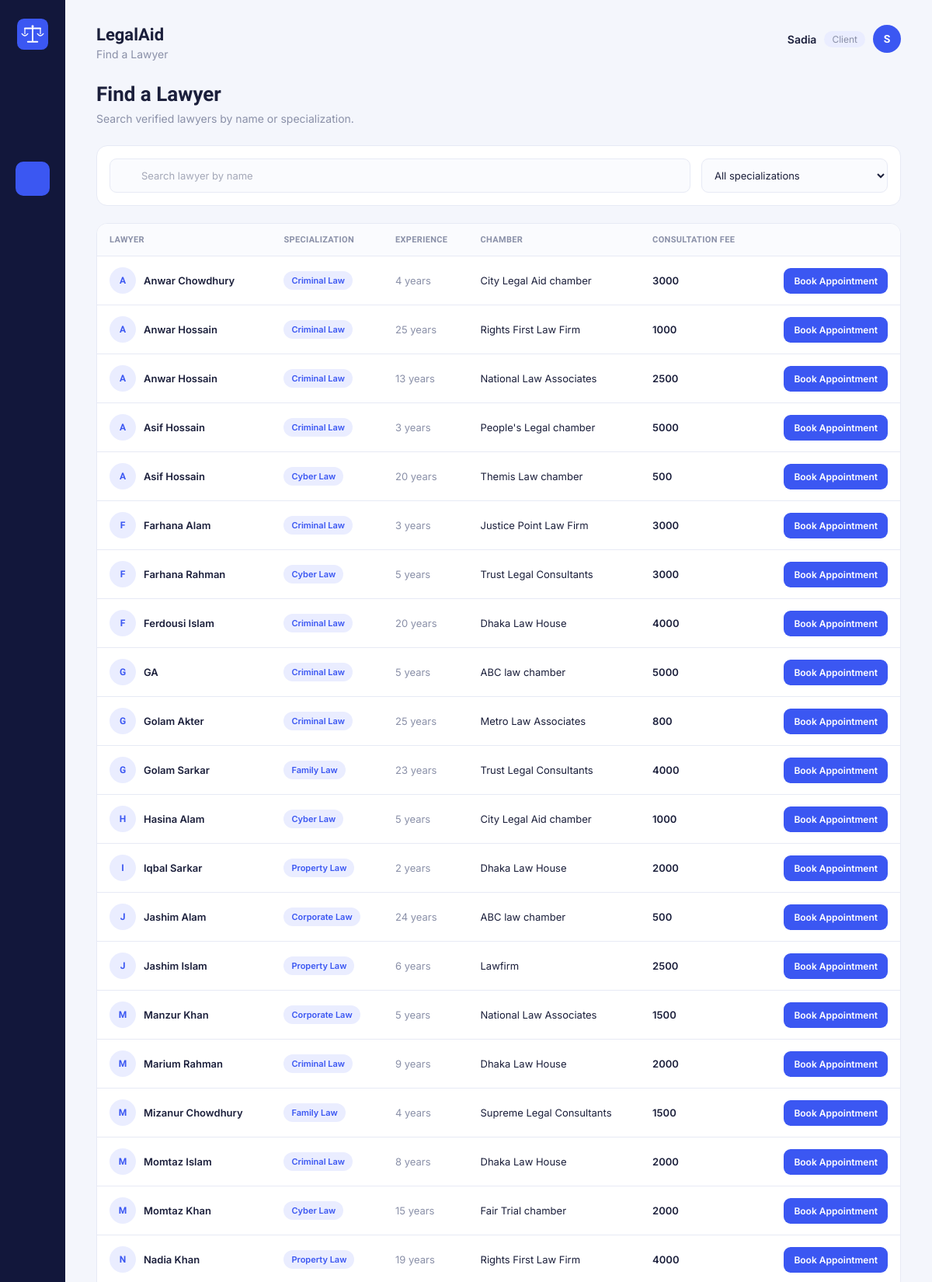
The page /My_Project/client/findLawyer.php (signed in, upper part) on the database its author committed.
### tables this page shows
CREATE TABLE `lawyer_profiles` (
  `lawyer_id` int(11) NOT NULL,
  `user_id` int(11) NOT NULL,
  `specialization_id` int(11) NOT NULL,
  `experience` int(11) NOT NULL,
  `chamber_name` varchar(150) DEFAULT NULL,
  `address` varchar(255) DEFAULT NULL,
  `bio` text DEFAULT NULL,
  `consultation_fee` int(100) NOT NULL,
  `verification_status` varchar(20) NOT NULL
);

CREATE TABLE `users` (
  `user_id` int(11) NOT NULL,
  `name` varchar(100) NOT NULL,
  `email` varchar(100) NOT NULL,
  `password` varchar(255) NOT NULL,
  `phone` varchar(20) DEFAULT NULL,
  `role` varchar(20) NOT NULL,
  `created_at` timestamp NOT NULL DEFAULT current_timestamp() ON UPDATE current_timestamp(),
  `status` varchar(20) NOT NULL DEFAULT 'active'
);

CREATE TABLE `specializations` (
  `specialization_id` int(11) NOT NULL,
  `name` varchar(100) NOT NULL,
  `description` text DEFAULT NULL
);

### My_Project/controllers/LawyerController.php (called while the page is built, shortened)
<?php
include(__DIR__ . "/../db.php");
include(__DIR__ . "/../models/Lawyer.php");
$lawyerModel = new Lawyer($conn);
$search = "";
$specialization_id = "";
$result =
    $lawyerModel->searchLawyers(
        $search,
        $specialization_id
    );
?>

### My_Project/models/Lawyer.php (called while the page is built, shortened)
<?php
class Lawyer
{
    private $conn;
    public function __construct($conn)
    {
        $this->conn = $conn;
    }
    public function searchLawyers(
        $search = "",
        $specialization_id = ""
    )
    {
        $sql = "SELECT lawyer_profiles.*,
                users.name,
                specializations.name AS specialization_name
                FROM lawyer_profiles
                JOIN users
                ON lawyer_profiles.user_id=users.user_id
                JOIN specializations
                ON lawyer_profiles.specialization_id=
                   specializations.specialization_id
                WHERE lawyer_profiles.verification_status='verified'";
        $sql .= " ORDER BY users.name ASC";
        return mysqli_query(
            $this->conn,
            $sql
        );
    }
}
?>

### My_Project/client/findLawyer.php (the view, shortened to what this page needs)
<?php
include("../db.php");
include("../controllers/LawyerController.php");
$username = $_SESSION["username"];
function icon($name)
{
    $icons = [
        'home' =>
        '<path d="M4 11.5 12 5l8 6.5"/>
         <path d="M6 10v9a1 1 0 0 0 1 1h4v-6h2v6h4a1 1 0 0 0 1-1-1v-9"/>',
        'user' =>
        '<circle cx="12" cy="8" r="3.5"/>
         <path d="M5 20c1.2-3.6 4-5.5 7-5.5s5.8 1.9 7 5.5"/>',
        'search' =>
        '<circle cx="10.5" cy="10.5" r="6"/>
         <path d="m20 20-4.8-4.8"/>',
        'calendar' =>
        '<rect x="4" y="5.5" width="16" height="14.5" rx="2"/>
         <path d="M4 10h16M8 3.5v3M16 3.5v3"/>',
        'briefcase' =>
        '<rect x="3.5" y="8" width="17" height="11" rx="2"/>
         <path d="M8.5 8V6a2 2 0 0 1 2-2h3a2 2 0 0 1 2 2v2"/>
         <path d="M3.5 13h17"/>',
        'chart' =>
        '<path d="M4 20V10M11 20V4M18 20v-7"/>
         <path d="M2.5 20.5h19"/>',
        'logout' =>
        '<path d="M9 21H5a2 2 0 0 1-2-2V5a2 2 0 0 1 2-2h4"/>
         <path d="M16 17l5-5-5-5"/>
         <path d="M21 12H9"/>'
    ];
    $body = $icons[$name] ?? '';
    return '<svg viewBox="0 0 24 24"
        fill="none"
        stroke="currentColor"
        stroke-width="1.7"
        stroke-linecap="round"
        stroke-linejoin="round">' . $body . '</svg>';
}
?>
<!DOCTYPE html>
<html lang="en">
<head>
<link rel="stylesheet"
      href="findLawyer.css">
</head>
<body>
<div class="app">
    <nav class="sidebar">
        <a class="sidebar-logo"
           href="../dashboard.php">
            <img src="../logo/logo-icon.svg"
                 alt="LegalAid">
        </a>
        <ul class="sidebar-nav">
            <li title="Dashboard">
                <a href="../dashboard.php">
                    <?php echo icon('home'); ?>
                </a>
            </li>
            <li title="Edit Profile">
                <a href="profile.php">
                    <?php echo icon('user'); ?>
                </a>
            </li>
            <li class="active"
                title="Find Lawyer">
                <a href="findLawyer.php">
                    <?php echo icon('search'); ?>
                </a>
            </li>
            <li title="My Appointments">
                <a href="appointments.php">
                    <?php echo icon('calendar'); ?>
                </a>
            </li>
            <li title="My Cases">
                <a href="cases.php">
                    <?php echo icon('briefcase'); ?>
                </a>
            </li>
            <li title="Reports">
                <a href="reports.php">
                    <?php echo icon('chart'); ?>
                </a>
            </li>
        </ul>
    </nav>
    <main class="main">
        <header class="topbar">
            <div>
                <h1>LegalAid</h1>
                <p class="subtitle">
                    Find a Lawyer
                </p>
            </div>
            <div class="account">
                <span class="account-name">
                    <?php
                    echo htmlspecialchars($username);
                    ?>
                </span>
                <span class="account-role">
                    Client
                </span>
                <div class="avatar">
                    <?php
                    echo strtoupper(
                        substr($username, 0, 1)
                    );
                    ?>
                </div>
            </div>
        </header>
        <section class="page-heading">
            <div>
                <h2>
                    Find a Lawyer
                </h2>
                <p>
                    Search verified lawyers by name or specialization.
                </p>
            </div>
        </section>
        <div class="search-bar">
            <div class="search-field">
                <span class="search-icon">
                </span>
                <input
                    type="text"
                    id="search"
                    placeholder="Search lawyer by name"
                    autocomplete="off"
                >
            </div>
            <select id="specialization_id">
                <option value="">
                    All specializations
                </option>
            </select>
        </div>
        <section class="results-card">
            <div class="table-wrapper">
                <table>
                    <thead>
                        <tr>
                            <th>
                                Lawyer
                            </th>
                            <th>
                                Specialization
                            </th>
                            <th>
                                Experience
                            </th>
                            <th>
                                Chamber
                            </th>
                            <th>
                                Consultation Fee
                            </th>
                            <th>
                            </th>
                        </tr>
                    </thead>
                    <tbody id="lawyerResult">
                    <?php
                    if(
                        isset($result) &&
                        $result !== false &&
                        mysqli_num_rows($result) > 0
                    ):
                        while(
                            $row =
                            mysqli_fetch_assoc($result)
                        ):
                    ?>
                    <tr>
                        <td>
                            <div class="person-cell">
                                <span class="person-avatar">
                                    <?php
                                    echo strtoupper(
                                        substr(
                                            $row["name"],
                                            0,
                                            1
                                        )
                                    );
                                    ?>
                                </span>
                                <span>
                                    <?php
                                    echo htmlspecialchars(
                                        $row["name"]
                                    );
                                    ?>
                                </span>
                            </div>
                        </td>
                        <td>
                            <span class="tag">
                                <?php
                                echo htmlspecialchars(
                                    $row["specialization_name"]
                                );
                                ?>
                            </span>
                        </td>
                        <td>
                            <?php
                            echo htmlspecialchars(
                                $row["experience"]
                            );
                            ?>
                            years
                        </td>
                        <td>
                            <?php
                            echo htmlspecialchars(
                                $row["chamber_name"]
                            );
                            ?>
                        </td>
                        <td>
                            <?php
                            echo htmlspecialchars(
                                $row["consultation_fee"]
                            );
                            ?>
                        </td>
                        <td class="action-cell">
                            <a
                                class="button button-small"
                                href="bookAppointment.php?lawyer_id=<?php
                                echo urlencode(
                                    $row["lawyer_id"]
                                );
                                ?>"
                            >
                                Book Appointment
                            </a>
                        </td>
                    </tr>
                    <?php
                        endwhile;
                    endif;
                    ?>
                    </tbody>
                </table>
            </div>
        </section>
    </main>
</div>
</body>
</html>

### rows shown on the page
lawyer_profiles: user.name "A", user.name "Anwar Chowdhury", specialization.name "Criminal Law", experience "4", chamber_name "City Legal Aid chamber", consultation_fee "3000"
lawyer_profiles: user.name "A", user.name "Anwar Hossain", specialization.name "Criminal Law", experience "25", chamber_name "Rights First Law Firm", consultation_fee "1000"
lawyer_profiles: user.name "A", user.name "Anwar Hossain", specialization.name "Criminal Law", experience "13", chamber_name "National Law Associates", consultation_fee "2500"
lawyer_profiles: user.name "A", user.name "Asif Hossain", specialization.name "Criminal Law", experience "3", chamber_name "People's Legal chamber", consultation_fee "5000"
lawyer_profiles: user.name "A", user.name "Asif Hossain", specialization.name "Cyber Law", experience "20", chamber_name "Themis Law chamber", consultation_fee "500"
lawyer_profiles: user.name "F", user.name "Farhana Alam", specialization.name "Criminal Law", experience "3", chamber_name "Justice Point Law Firm", consultation_fee "3000"
lawyer_profiles: user.name "F", user.name "Farhana Rahman", specialization.name "Cyber Law", experience "5", chamber_name "Trust Legal Consultants", consultation_fee "3000"
lawyer_profiles: user.name "F", user.name "Ferdousi Islam", specialization.name "Criminal Law", experience "20", chamber_name "Dhaka Law House", consultation_fee "4000"
lawyer_profiles: user.name "G", user.name "GA", specialization.name "Criminal Law", experience "5", chamber_name "ABC law chamber", consultation_fee "5000"
lawyer_profiles: user.name "G", user.name "Golam Akter", specialization.name "Criminal Law", experience "25", chamber_name "Metro Law Associates", consultation_fee "800"
lawyer_profiles: user.name "G", user.name "Golam Sarkar", specialization.name "Family Law", experience "23", chamber_name "Trust Legal Consultants", consultation_fee "4000"
lawyer_profiles: user.name "H", user.name "Hasina Alam", specialization.name "Cyber Law", experience "5", chamber_name "City Legal Aid chamber", consultation_fee "1000"
lawyer_profiles: user.name "I", user.name "Iqbal Sarkar", specialization.name "Property Law", experience "2", chamber_name "Dhaka Law House", consultation_fee "2000"
lawyer_profiles: user.name "J", user.name "Jashim Alam", specialization.name "Corporate Law", experience "24", chamber_name "ABC law chamber", consultation_fee "500"
lawyer_profiles: user.name "J", user.name "Jashim Islam", specialization.name "Property Law", experience "6", chamber_name "Lawfirm", consultation_fee "2500"
lawyer_profiles: user.name "M", user.name "Manzur Khan", specialization.name "Corporate Law", experience "5", chamber_name "National Law Associates", consultation_fee "1500"
lawyer_profiles: user.name "M", user.name "Marium Rahman", specialization.name "Criminal Law", experience "9", chamber_name "Dhaka Law House", consultation_fee "2000"
lawyer_profiles: user.name "M", user.name "Mizanur Chowdhury", specialization.name "Family Law", experience "4", chamber_name "Supreme Legal Consultants", consultation_fee "1500"
lawyer_profiles: user.name "M", user.name "Momtaz Islam", specialization.name "Criminal Law", experience "8", chamber_name "Dhaka Law House", consultation_fee "2000"
lawyer_profiles: user.name "M", user.name "Momtaz Khan", specialization.name "Cyber Law", experience "15", chamber_name "Fair Trial chamber", consultation_fee "2000"
lawyer_profiles: user.name "N", user.name "Nadia Khan", specialization.name "Property Law", experience "19", chamber_name "Rights First Law Firm", consultation_fee "4000"

### other values the page prints
$username "Sadia"
substr($username, 0, 1) "S"
